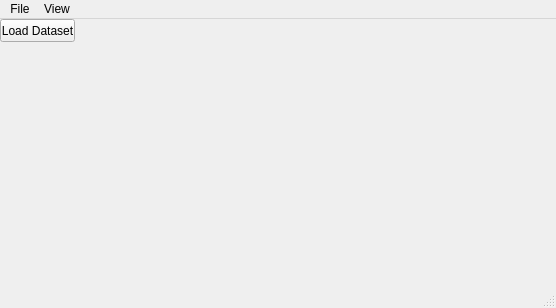
<?xml version="1.0" encoding="UTF-8"?>
<ui version="4.0">
 <class>MainWindow</class>
 <widget class="QMainWindow" name="MainWindow">
  <property name="geometry">
   <rect>
    <x>0</x>
    <y>0</y>
    <width>556</width>
    <height>308</height>
   </rect>
  </property>
  <property name="windowTitle">
   <string>MainWindow</string>
  </property>
  <widget class="QWidget" name="centralwidget">
   <widget class="QPushButton" name="loadDatasetBtn">
    <property name="geometry">
     <rect>
      <x>0</x>
      <y>0</y>
      <width>75</width>
      <height>23</height>
     </rect>
    </property>
    <property name="text">
     <string>Load Dataset</string>
    </property>
   </widget>
  </widget>
  <widget class="QMenuBar" name="menubar">
   <property name="geometry">
    <rect>
     <x>0</x>
     <y>0</y>
     <width>556</width>
     <height>21</height>
    </rect>
   </property>
   <widget class="QMenu" name="menuFile">
    <property name="title">
     <string>File</string>
    </property>
    <addaction name="actionLoad"/>
   </widget>
   <widget class="QMenu" name="menuView">
    <property name="title">
     <string>View</string>
    </property>
   </widget>
   <addaction name="menuFile"/>
   <addaction name="menuView"/>
  </widget>
  <widget class="QStatusBar" name="statusbar"/>
  <action name="actionLoad">
   <property name="text">
    <string>Load</string>
   </property>
   <property name="statusTip">
    <string>Load Data</string>
   </property>
   <property name="shortcut">
    <string>Ctrl+O</string>
   </property>
  </action>
 </widget>
 <resources/>
 <connections/>
</ui>
